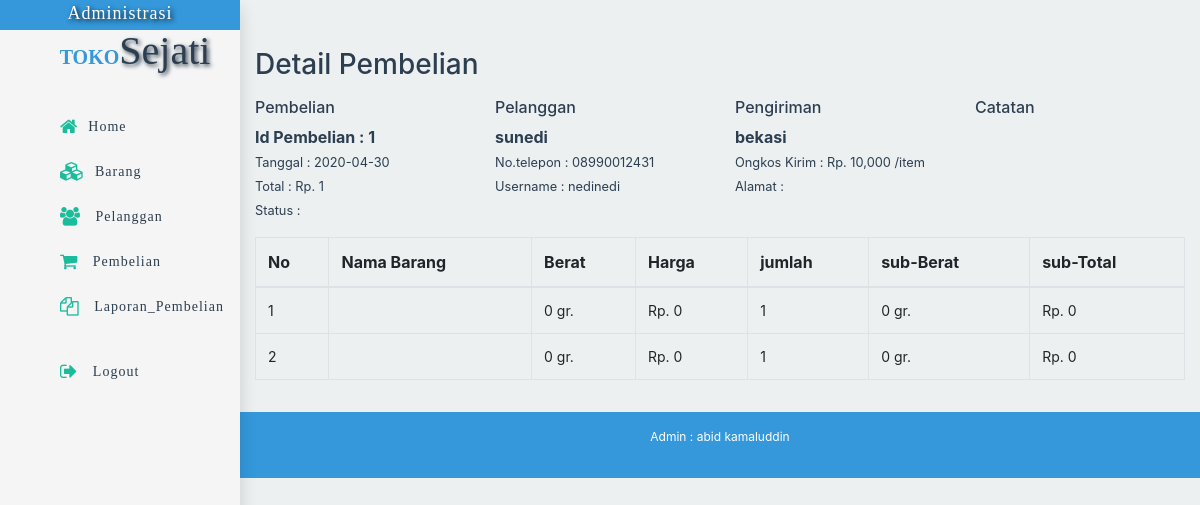
The page /admin/index.php?halaman=detailpembelian&id=1 (signed in) on the database its author committed.
### tables this page shows
CREATE TABLE `pembelian` (
  `id_pembelian` int(5) NOT NULL,
  `id_pelanggan` int(5) NOT NULL,
  `id_ongkir` int(5) NOT NULL,
  `tanggal_pembelian` date NOT NULL,
  `total_pembelian` int(10) NOT NULL,
  `tarif` int(10) NOT NULL,
  `total_tarif` int(20) NOT NULL,
  `nama_kota` varchar(25) NOT NULL,
  `alamat_pengiriman` text NOT NULL,
  `catatan` text NOT NULL,
  `status_pembelian` varchar(25) NOT NULL DEFAULT 'pending',
  `resi_pengiriman` varchar(25) NOT NULL
);

CREATE TABLE `pelanggan` (
  `id_pelanggan` int(5) NOT NULL,
  `username` varchar(15) NOT NULL,
  `password_plg` varchar(15) NOT NULL,
  `nama_pelanggan` varchar(25) NOT NULL,
  `telpon_pelanggan` varchar(15) NOT NULL,
  `foto_pelanggan` varchar(100) NOT NULL,
  `alamat` text NOT NULL
);

CREATE TABLE `pembelian_produk` (
  `id_pembelianBarang` int(11) NOT NULL,
  `id_pembelian` int(11) NOT NULL,
  `id_barang` int(11) NOT NULL,
  `jumlah` int(5) NOT NULL,
  `nama` varchar(50) NOT NULL,
  `harga` int(10) NOT NULL,
  `berat` int(10) NOT NULL,
  `sub_berat` int(20) NOT NULL,
  `sub_harga` int(20) NOT NULL
);

### admin/detailpembelian.php (the view, shortened to what this page needs)
<h3 class="mt-5 mb-3">Detail Pembelian</h3>
                <?php $ambil=$db->query("SELECT * FROM pembelian JOIN pelanggan
                ON pembelian.id_pelanggan=pelanggan.id_pelanggan WHERE pembelian.id_pembelian='$_GET[id]'");
                $detail = $ambil->fetch_assoc();
                ?>
                <div class=" row ">
                    <div class=" col-md-3 col-12">
                        <h6>Pembelian</h6>
                        <p><strong>Id Pembelian : <?= $detail["id_pembelian"];?> </strong> <br>
                        <small>Tanggal : <?= $detail["tanggal_pembelian"];?> <br>
                        Total : Rp. <?= number_format($detail["total_pembelian"]);?> <br>
                        Status : <?= $detail["status_pembelian"];?></small></p>
                    </div>
                    <div class=" col-md-3 col-12 ">
                        <h6>Pelanggan</h6>
                        <p><strong> <?= $detail["nama_pelanggan"];?></strong> <br>
                        <small>No.telepon : <?= $detail["telpon_pelanggan"];?> <br>
                        Username : <?= $detail["username"];?></small></p>
                    </div>
                    <div class=" col-md-3 col-12">
                        <h6>Pengiriman</h6>
                        <p><strong><?= $detail["nama_kota"];?></strong> <br>
                        <small>Ongkos Kirim : Rp. <?=number_format( $detail["tarif"]);?> /item <br>
                        Alamat : <?= $detail["alamat_pengiriman"];?></small></p>
                    </div>
                    <div class=" col-md-3 col-12">
                        <h6>Catatan</h6>
                    </div>
                </div>
                <div class="table-responsive">
                    <table class="table table-bordered">
                        <thead>
                            <th>No</th>
                            <th>Nama Barang</th>
                            <th>Berat</th>
                            <th>Harga</th>
                            <th>jumlah</th>
                            <th>sub-Berat</th>
                            <th>sub-Total</th>
                        </thead>
                        <tbody>
                        <?php $i=1; ?>
                        <?php $ambil= $db->query("SELECT * FROM pembelian_produk WHERE id_pembelian ='$_GET[id]'");?>
                        <?php while($row = $ambil-> fetch_assoc()) {?>
                            <tr>
                                    <td><?= $i;?></td>
                                    <td><?= $row["nama"];?></td>
                                    <td><?= number_format($row["berat"]);?> gr.</td>
                                    <td>Rp. <?= number_format($row["harga"]);?></td>
                                    <td><?= $row["jumlah"];?></td>
                                    <td><?= number_format($row["sub_berat"]);?> gr.</td>
                                    <td>Rp. <?= number_format($row["sub_harga"]);?></td>
                            </tr>
                        <?php $i++; ?>
                        <?php }?>
                        </tbody>
                    </table>
                    </div>

### warna.css (style rules this page uses)
*, *::before, *::after { box-sizing: border-box; }
html { background: #ecf0f1; scroll-behavior: smooth; }
body { font-family: 'Times New Roman', Times, serif; font-size: 1em; color: #2c3e50; }
.keranjang .table, table td, .admin { font-size: 14px; font-weight: normal; }

### rows shown on the page
pembelian: id_pembelian "1", tanggal_pembelian "2020-04-30", total_pembelian "1", id_pelanggan.nama_pelanggan "sunedi", id_pelanggan.telpon_pelanggan "08990012431", id_pelanggan.username "nedinedi", nama_kota "bekasi", tarif "10,000"
pembelian_produk: berat "0", harga "0", jumlah "1", sub_berat "0", sub_harga "0"
pembelian_produk: berat "0", harga "0", jumlah "1", sub_berat "0", sub_harga "0"

### other values the page prints
$_SESSION["admintoko"]["namaAdmin"] "abid kamaluddin"
